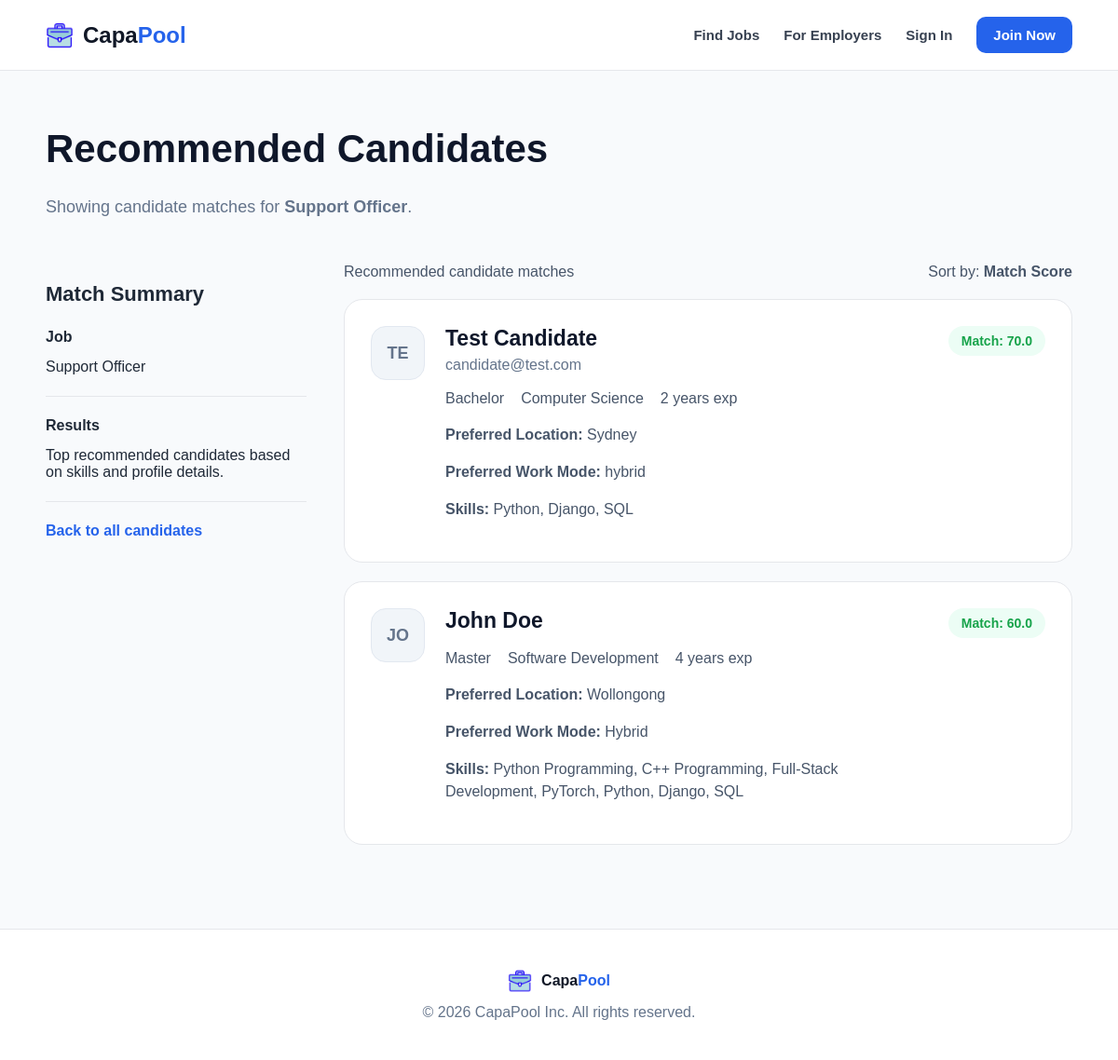
The page /recommendations/candidates/2/ (signed in) on the database as committed earlier.
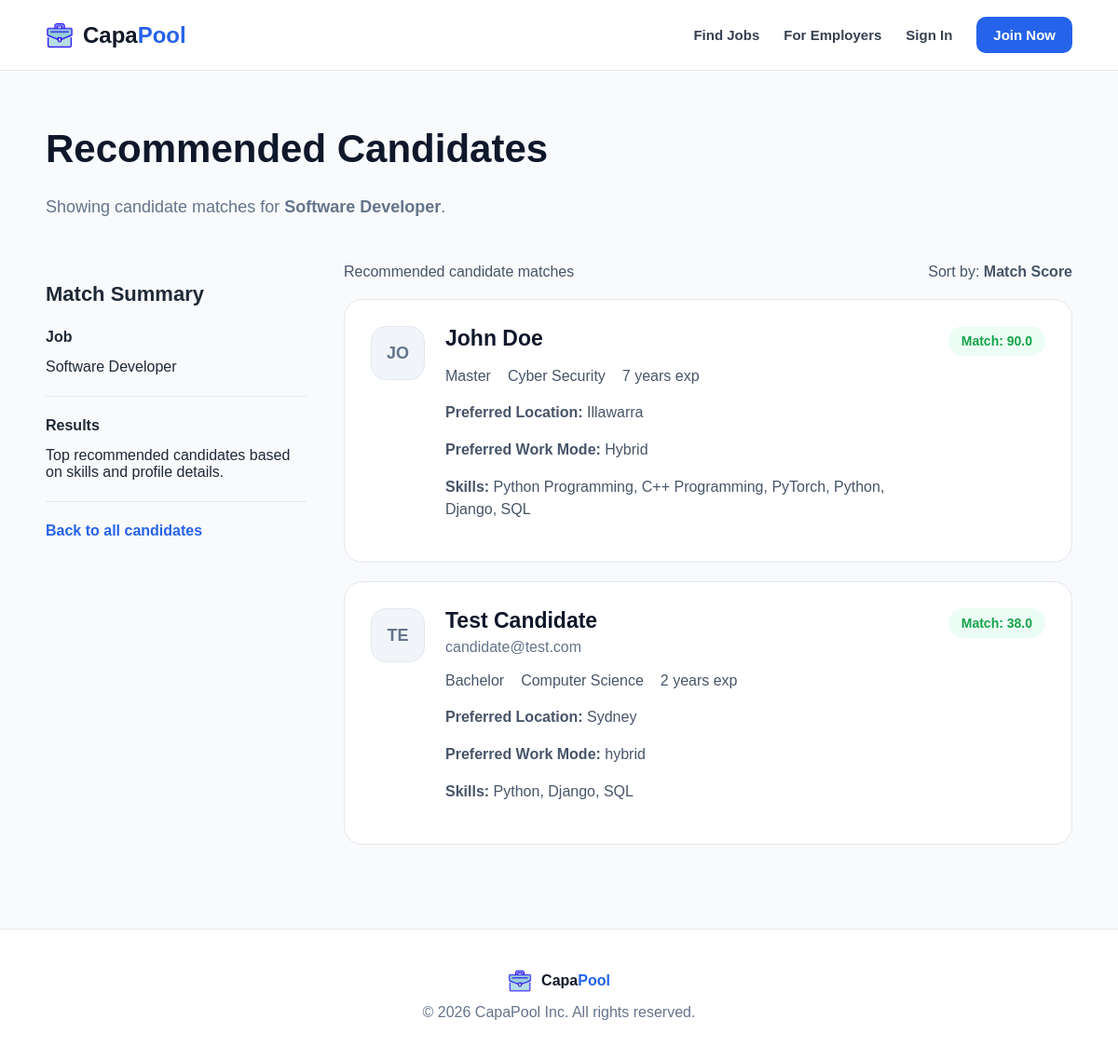
The same page on the database as committed later.
### jobs/models.py (models this page shows, shortened)
class JobPosting(models.Model):
	education_choices = [
		('high_school', 'High School'),
		('diploma', 'Diploma'),
		('bachelor', 'Bachelor'),
		('master', 'Master'),
		('phd', 'PhD'),
	]
	work_mode_choices = [
		('remote', 'Remote'),
		('onsite', 'On-site'),
		('hybrid', 'Hybrid'),
	]
	employer = models.ForeignKey(
		EmployerProfile,
		on_delete=models.CASCADE,
		related_name='job_postings'
	)
	job_title = models.CharField(max_length=150)
	job_description = models.TextField()
	required_education_level = models.CharField(max_length=50, choices=education_choices)
	required_skills = models.ManyToManyField(Skill, blank=True)
	required_years_of_experience = models.PositiveIntegerField(default=0)
	work_mode = models.CharField(max_length=30, choices=work_mode_choices)
	job_location = models.CharField(max_length=100)
	is_active = models.BooleanField(default=True)
	created_at = models.DateTimeField(auto_now_add=True)

### candidates/models.py (models this page shows, shortened)
class CandidateProfile(models.Model):
	education_choices = [
		('high_school', 'High School'),
		('diploma', 'Diploma'),
		('bachelor', 'Bachelor'),
		('master', 'Master'),
		('phd', 'PhD'),
	]
	work_mode_choices = [
		('remote', 'Remote'),
		('onsite', 'On-site'),
		('hybrid', 'Hybrid'),
	]
	user = models.OneToOneField(User, on_delete=models.CASCADE)
	full_name = models.CharField(max_length=150)
	contact_email = models.EmailField()
	phone_number = models.CharField(max_length=30, blank=True)
	education_level = models.CharField(max_length=50, choices=education_choices)
	major = models.CharField(max_length=100)
	years_of_experience = models.PositiveIntegerField(default=0)
	work_experience = models.TextField(blank=True)
	is_member = models.BooleanField(default=False)
	skills = models.ManyToManyField(Skill, blank=True)
	resume = models.FileField(upload_to='resume/', blank=True, null=True)
	preferred_location = models.CharField(max_length=100, blank=True)
	preferred_work_mode = models.CharField(max_length=30, blank=True)
	created_at = models.DateTimeField(auto_now_add=True)

class Skill(models.Model):
	name = models.CharField(max_length=100, unique=True)

### recommendations/views.py (the view)
# urls.py: path('candidates/<int:job_id>/', views.recommended_candidates, name='recommended_candidates'),
@login_required
def recommended_candidates(request, job_id):
	employer_profile = EmployerProfile.objects.filter(user=request.user).first()
	if employer_profile is None:
		messages.error(request, 'Only employers can view recommended candidates.')
		return redirect('dashboard')
	job = get_object_or_404(JobPosting, id=job_id, employer=employer_profile)
	results = get_top_10_candidates_for_job(job)
	return render(request, 'recommendations/recommended_candidates.html', {
		'job': job,
		'results': results
		})

### recommendations/services.py (called while the page is built)
def calculate_candidate_match_score(candidate, job):
	return calculate_job_match_score(candidate, job)

def get_top_10_candidates_for_job(job):
	candidates = CandidateProfile.objects.all()
	scored_candidates = []
	for candidate in candidates:
		score = calculate_candidate_match_score(candidate, job)
		scored_candidates.append({
			'candidate': candidate,
			'score': score
		})
	scored_candidates.sort(key=lambda item: item['score'], reverse=True)
	if job.employer.is_member:
		return scored_candidates
	return scored_candidates[:10]

### templates/recommendations/recommended_candidates.html
{% extends "base.html" %}
{% block content %}
<section class="jobs-top-section">
    <h1>Recommended Candidates</h1>
    <p class="recommended-subtitle">Showing candidate matches for <strong>{{ job.job_title }}</strong>.</p>
</section>
<section class="figma-jobs-layout">
    <aside class="job-filter-box">
        <h2>Match Summary</h2>
        <div class="filter-group"><h3>Job</h3><p>{{ job.job_title }}</p></div>
        <div class="filter-group"><h3>Results</h3><p>Top recommended candidates based on skills and profile details.</p></div>
        <a href="{% url 'candidate_list' %}" class="create-job-link">Back to all candidates</a>
    </aside>
    <section class="job-results-area">
        <div class="job-results-header"><p>Recommended candidate matches</p><p>Sort by: <strong>Match Score</strong></p></div>
        {% for item in results %}
            <div class="figma-job-card">
                <div class="company-initials">{{ item.candidate.full_name|slice:":2" }}</div>
                <div class="job-main-info">
                    <h2>{{ item.candidate.full_name }}</h2>
                    <p class="company-name">{{ item.candidate.contact_email }}</p>
                    <div class="job-meta-row">
                        <span>{{ item.candidate.get_education_level_display }}</span>
                        <span>{{ item.candidate.major }}</span>
                        <span>{{ item.candidate.years_of_experience }} years exp</span>
                    </div>
                    <p class="job-description"><strong>Preferred Location:</strong> {{ item.candidate.preferred_location }}</p>
                    <p class="job-description"><strong>Preferred Work Mode:</strong> {{ item.candidate.preferred_work_mode }}</p>
                    <p class="job-description"><strong>Skills:</strong>
                        {% for skill in item.candidate.skills.all %}
                            {{ skill.name }}{% if not forloop.last %}, {% endif %}
                        {% empty %}
                            No skills listed.
                        {% endfor %}
                    </p>
                </div>
                <span class="match-score">Match: {{ item.score }}</span>
            </div>
        {% empty %}
            <div class="empty-message"><p>No recommended candidates found.</p></div>
        {% endfor %}
    </section>
</section>
{% endblock %}

Rows that differ between the two databases and show on the page:
changed JobPosting: job_title "Support Officer" → "Software Developer"
changed CandidateProfile "John Doe": loses Skill (name "Full-Stack Development"); candidate.major "Software Development" → "Cyber Security"; candidate.years_of_experience "4" → "7"; candidate.preferred_location "Wollongong" → "Illawarra"; score "60.0" → "90.0"; moves up the list
computed for CandidateProfile "Test Candidate": score "70.0" → "38.0"
